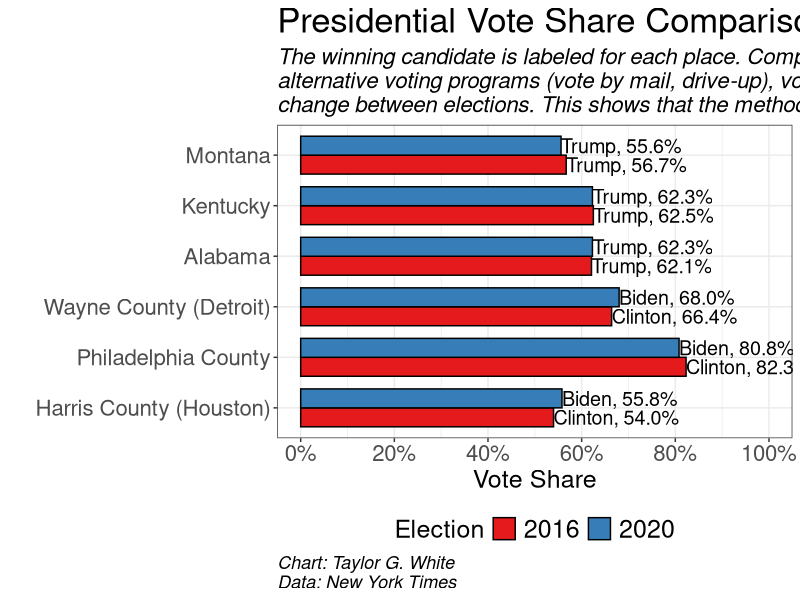
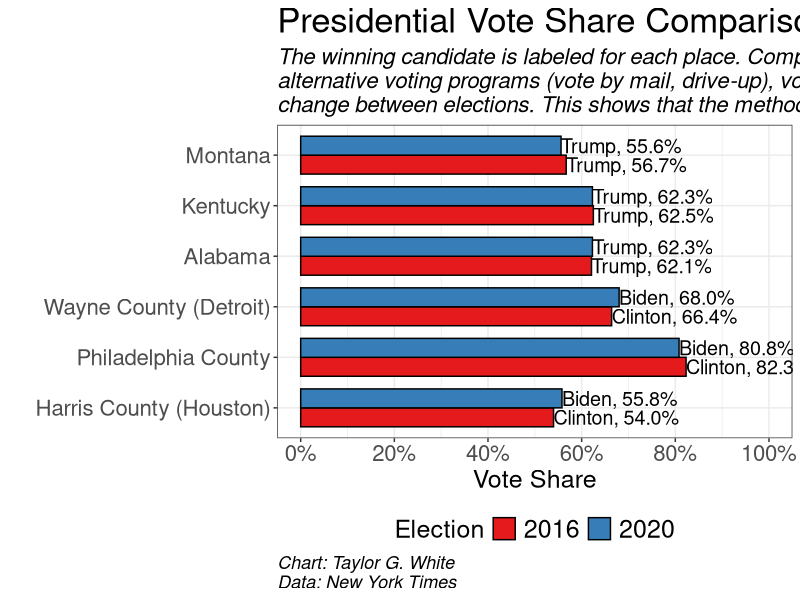

The R script that drew these images, in order: (Note: this script raises an error after producing the figures.)
library(tidyverse)
library(scales)
library(readxl)
setwd("~/Public_Policy/Projects/2020 Election")
list.files()
vote_share_data = read_excel("vote_share_data.xlsx") %>%
  arrange(Type, Place) %>%
  mutate(
    Place_Factor = factor(Place, levels = unique(Place))
  )

ggplot(vote_share_data, aes(Place_Factor, Share, fill = factor(Year))) +
  theme_bw() +
  geom_bar(stat = 'identity', position = 'dodge', width = 0.75, colour = 'black') + 

  geom_text(aes(label = paste0(Candidate, sprintf(", %s", percent(Share, accuracy = 0.1)))), 
            position = position_dodge(width = 0.75), hjust = 0, size = 5) +
  scale_y_continuous(labels = percent, breaks = seq(0, 1, by = .2), limits = c(0, 1)) + 
  scale_fill_brewer(palette = 'Set1', name = 'Election') + 
  theme(legend.position = 'bottom') +
  coord_flip() + 
  labs(
    x = '', 
    caption = 'Chart: Taylor G. White\nData: New York Times',
    y = 'Vote Share',
    title = 'Presidential Vote Share Comparison in Selected Counties/States',
    subtitle = str_wrap('The winning candidate is labeled for each place. Comparisons show that even with new or expanded alternative voting programs (vote by mail, drive-up), vote shares for the same party see little change between elections. This shows that the method of voting had little to no impact on results.', 100)
  ) +
  theme(
    plot.title = element_text(size = 25),
    plot.subtitle = element_text(size = 16, face = 'italic'),
    plot.caption = element_text(size = 13, face = 'italic', hjust = 0),
    axis.text = element_text(size = 16), 
    axis.title = element_text(size = 18),
    legend.text = element_text(size = 18),
    legend.title = element_text(size = 18)
  )
ggsave('vote_share_comparison.png', height = 10, width = 13, units = 'in', dpi = 600)  
x  